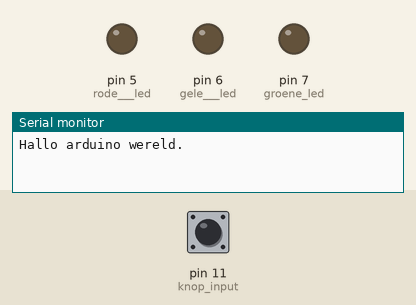
Recording of a sketch running on a simulated Arduino Uno, built with avr-gcc and run on an emulated ATmega328P. On the bench: output pins drawn as LEDs (lit = HIGH), the last lines printed to the serial monitor. The inputs (shaded band) are chosen by the test bench; at power-on: pin 11 (knop_input) HIGH.

Above: at 0.05 s.
At 1.1 s:
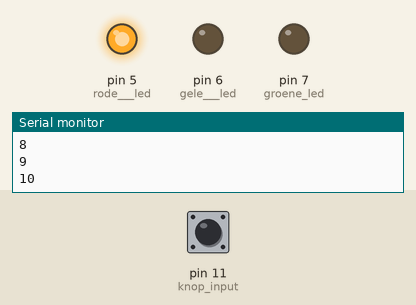
At 3.2 s:
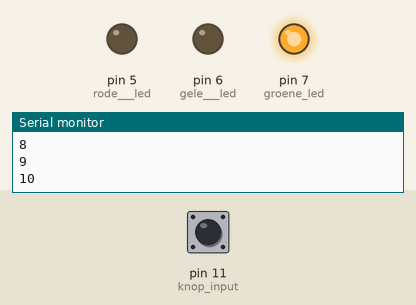
At 4.6 s:
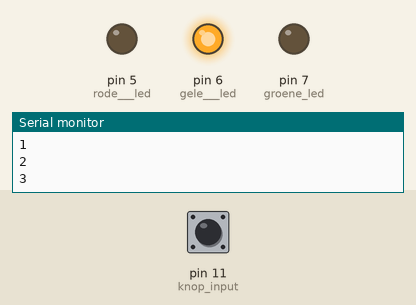
Timing chart, 0 to 6.2 s (numbered marks = the images above):
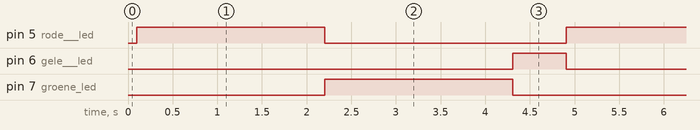

The sketch:

les_4_p10_stoplicht_3.ino
```cpp
void setup() {
  pinMode(5, OUTPUT);         // rode   led
  pinMode(6, OUTPUT);         // gele   led
  pinMode(7, OUTPUT);         // groene led

  pinMode(11,  INPUT_PULLUP);  // knop input & pull-up

  // start serial
  Serial.begin(115200);
  Serial.println("Hallo arduino wereld.");
}

int Toestand = 0;
int Tijd = 0;

void loop() {
  delay(100);
  Tijd = Tijd + 1;
  Serial.println(Tijd);

  switch(Toestand) {
    case 0 : {  // rood licht
      // rood              geel                  groen
      digitalWrite(5, 1);  digitalWrite(6, 0);   digitalWrite(7, 0);

      if (Tijd > 20) {
        Tijd = 0;
        Toestand = 1;
      }
      if (digitalRead(11) == 0) { // knop ingedrukt?
        Tijd = 0;
        Toestand = 1;
      }

      break;
    }
    case 1 : {  // groen licht
      // rood              geel                  groen
      digitalWrite(5, 0);  digitalWrite(6, 0);   digitalWrite(7, 1);
      if (Tijd > 20) {
        Tijd = 0;
        Toestand = 2;
      }
      break;
    }
    case 2 : {  // geel / oranje licht
      // rood              geel                  groen
      digitalWrite(5, 0);  digitalWrite(6, 1);   digitalWrite(7, 0);
      if (Tijd > 5) {
        Tijd = 0;
        Toestand = 0;
      }
      break;
    }
    default : {
      Serial.println("Ongeldige state");
      Tijd = 0;
      Toestand = 0;
      break;
    }
  } // einde van switch
}
```

Measured:
- by itself, pin 5 (rode___led), pin 7 (groene_led): alternates HIGH for 2.1 s and LOW for 2.7 s
- by itself, pin 6 (gele___led): alternates HIGH for 0.60 s and LOW for 4.2 s
- by itself, everything shown: repeats every 4.8 s, in 3 steps
